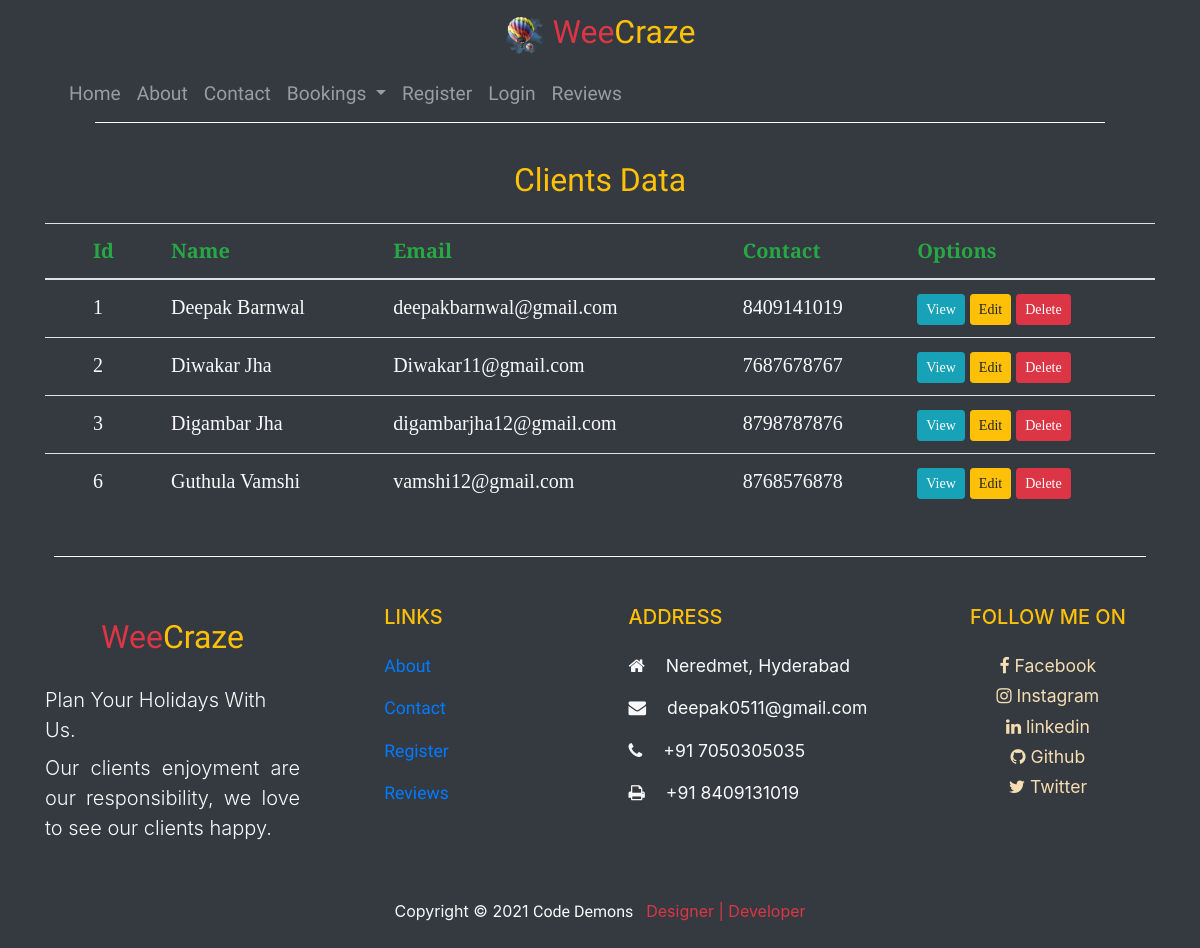
/clients/, run on the app's committed database.
### register/models.py (models this page shows, shortened)
class Client(AbstractBaseUser):
    username = models.CharField(max_length=30, unique=True)
    email = models.EmailField(verbose_name="email", max_length=60, unique=True)
    first_name = models.CharField(max_length=30)
    last_name = models.CharField(max_length=30)
    contact = models.CharField(max_length=10)
    date_joined = models.DateTimeField(verbose_name="date joined", auto_now_add=True)
    last_joined = models.DateTimeField(verbose_name="last login", auto_now_add=True)
    is_admin = models.BooleanField(default=True)
    is_active = models.BooleanField(default=True)
    is_staff = models.BooleanField(default=False)
    is_superuser = models.BooleanField(default=False)
    USERNAME_FIELD = 'username'
    REQUIRED_FIELDS = ['email']
    objects = MyClient()

### home/views.py (the view)
# urls.py: path('clients/', views.clients, name='clients'),
def clients(request):
    clients_data = Client.objects.all()
    context = {'clients' : 'active', 'clients_data':clients_data}
    return render(request, 'home/clients.html', context)

### home/templates/home/clients.html (shortened to what this page needs)
{% extends 'home/base.html' %}
{% load static %}
    {% block content %}
        <div class="container my-4">
            <h2 class="kaushan text-center text-warning my-2"> Clients Data </h2>
            <table class="table table-hover mt-3 garamond lead">
                <div class="row">
                    <thead class="border-bottom-0">
                        <tr class="text-success text-justify">
                            <th scope="col" class="pl-5">Id</th>
                            <th scope="col">Name</th>
                            <th scope="col">Email</th>
                            <th scope="col">Contact</th>
                            <th scope="col">Options</th>
                        </tr>
                    </thead>
                    <tbody>
                        {% for cdata in clients_data %}
                        <tr class="text-light text-justify">
                            <td scope="row" class="pl-5"> {{ cdata.id }} </td>
                            <td> {{ cdata.first_name }} {{ cdata.last_name }} </td>
                            <td> {{ cdata.email }} </td>
                            <td> {{ cdata.contact }} </td>
                            <td>
                                <button type="button" class="btn btn-sm btn-info"> View </button>
                                <button type="button" class="btn btn-sm btn-warning"> Edit </button>
                                <a href=" {% url 'delete_client' cdata.id %} "> <button type="button" class="btn btn-sm btn-danger">Delete</button> </a>
                            </td>
                        </tr>
                        {% endfor %}
                    </tbody>
                </div>
            </table>
        </div>
    {% endblock content %}

### home/static/home/css/style.css (style rules this page uses)
* { margin: 0; padding: 0; }
body { background-color: rgb(52, 58, 64); }
.kaushan { font-family: 'Kaushan Script', cursive; }
.garamond { font-family: 'EB Garamond', serif; }
.links ul li p a, a { text-decoration: none; }

### data on the page
Client: id "1", first_name "Deepak", last_name "Barnwal", email "deepakbarnwal@gmail.com", contact "8409141019"
Client: id "2", first_name "Diwakar", last_name "Jha", email "Diwakar11@gmail.com", contact "7687678767"
Client: id "3", first_name "Digambar", last_name "Jha", email "digambarjha12@gmail.com", contact "8798787876"
Client: id "6", first_name "Guthula", last_name "Vamshi", email "vamshi12@gmail.com", contact "8768576878"
